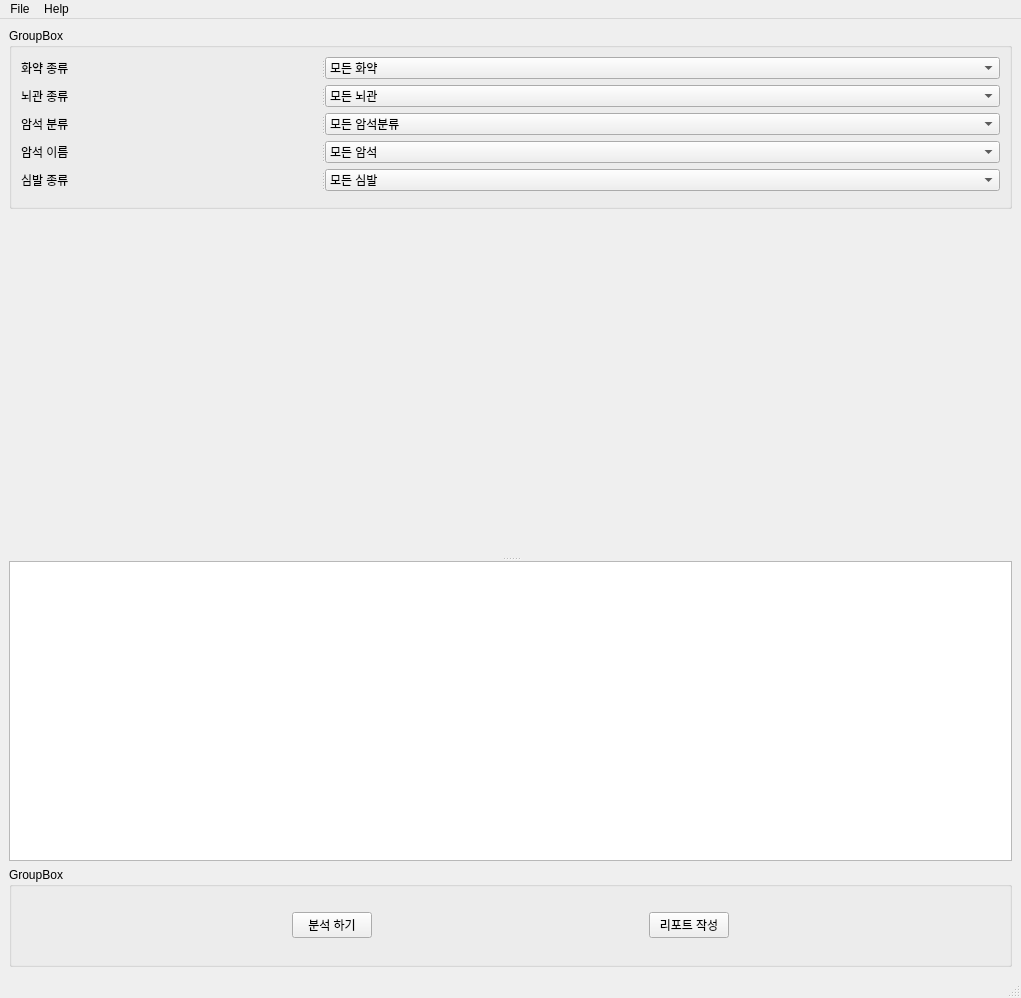
<?xml version="1.0" encoding="UTF-8"?>
<ui version="4.0">
 <class>MainWindow</class>
 <widget class="QMainWindow" name="MainWindow">
  <property name="geometry">
   <rect>
    <x>0</x>
    <y>0</y>
    <width>1021</width>
    <height>998</height>
   </rect>
  </property>
  <property name="windowTitle">
   <string>MainWindow</string>
  </property>
  <widget class="QWidget" name="centralwidget">
   <layout class="QVBoxLayout" name="verticalLayout">
    <item>
     <widget class="QGroupBox" name="groupBox">
      <property name="minimumSize">
       <size>
        <width>0</width>
        <height>160</height>
       </size>
      </property>
      <property name="maximumSize">
       <size>
        <width>16777215</width>
        <height>250</height>
       </size>
      </property>
      <property name="title">
       <string>GroupBox</string>
      </property>
      <layout class="QVBoxLayout" name="verticalLayout_2">
       <item>
        <widget class="QSplitter" name="splitter_4">
         <property name="orientation">
          <enum>Qt::Horizontal</enum>
         </property>
         <widget class="QLabel" name="label_3">
          <property name="minimumSize">
           <size>
            <width>200</width>
            <height>0</height>
           </size>
          </property>
          <property name="maximumSize">
           <size>
            <width>300</width>
            <height>16777215</height>
           </size>
          </property>
          <property name="text">
           <string>화약 종류</string>
          </property>
         </widget>
         <widget class="QComboBox" name="combo_exp">
          <property name="editable">
           <bool>false</bool>
          </property>
          <item>
           <property name="text">
            <string>모든 화약</string>
           </property>
          </item>
          <item>
           <property name="text">
            <string>에멀젼C</string>
           </property>
          </item>
          <item>
           <property name="text">
            <string>정밀폭약</string>
           </property>
          </item>
          <item>
           <property name="text">
            <string>함수폭약</string>
           </property>
          </item>
         </widget>
        </widget>
       </item>
       <item>
        <widget class="QSplitter" name="splitter_5">
         <property name="orientation">
          <enum>Qt::Horizontal</enum>
         </property>
         <widget class="QLabel" name="label_4">
          <property name="minimumSize">
           <size>
            <width>200</width>
            <height>0</height>
           </size>
          </property>
          <property name="maximumSize">
           <size>
            <width>300</width>
            <height>16777215</height>
           </size>
          </property>
          <property name="text">
           <string>뇌관 종류</string>
          </property>
         </widget>
         <widget class="QComboBox" name="combo_det">
          <property name="editable">
           <bool>false</bool>
          </property>
          <item>
           <property name="text">
            <string>모든 뇌관</string>
           </property>
          </item>
          <item>
           <property name="text">
            <string>비전기</string>
           </property>
          </item>
          <item>
           <property name="text">
            <string>전기</string>
           </property>
          </item>
          <item>
           <property name="text">
            <string>전자</string>
           </property>
          </item>
         </widget>
        </widget>
       </item>
       <item>
        <widget class="QSplitter" name="splitter_8">
         <property name="orientation">
          <enum>Qt::Horizontal</enum>
         </property>
         <widget class="QLabel" name="label_7">
          <property name="minimumSize">
           <size>
            <width>200</width>
            <height>0</height>
           </size>
          </property>
          <property name="maximumSize">
           <size>
            <width>300</width>
            <height>100</height>
           </size>
          </property>
          <property name="text">
           <string>암석 분류</string>
          </property>
         </widget>
         <widget class="QComboBox" name="combo_rot">
          <property name="maximumSize">
           <size>
            <width>16777215</width>
            <height>100</height>
           </size>
          </property>
          <property name="editable">
           <bool>false</bool>
          </property>
          <item>
           <property name="text">
            <string>모든 암석분류</string>
           </property>
          </item>
          <item>
           <property name="text">
            <string>변성암</string>
           </property>
          </item>
          <item>
           <property name="text">
            <string>퇴적암</string>
           </property>
          </item>
          <item>
           <property name="text">
            <string>화성암</string>
           </property>
          </item>
         </widget>
        </widget>
       </item>
       <item>
        <widget class="QSplitter" name="splitter_7">
         <property name="orientation">
          <enum>Qt::Horizontal</enum>
         </property>
         <widget class="QLabel" name="label">
          <property name="minimumSize">
           <size>
            <width>200</width>
            <height>0</height>
           </size>
          </property>
          <property name="maximumSize">
           <size>
            <width>300</width>
            <height>16777215</height>
           </size>
          </property>
          <property name="text">
           <string>암석 이름</string>
          </property>
         </widget>
         <widget class="QComboBox" name="combo_roc">
          <property name="editable">
           <bool>false</bool>
          </property>
          <item>
           <property name="text">
            <string>모든 암석</string>
           </property>
          </item>
          <item>
           <property name="text">
            <string>규장암</string>
           </property>
          </item>
          <item>
           <property name="text">
            <string>사암</string>
           </property>
          </item>
          <item>
           <property name="text">
            <string>석회암</string>
           </property>
          </item>
          <item>
           <property name="text">
            <string>섬록암</string>
           </property>
          </item>
          <item>
           <property name="text">
            <string>셰일</string>
           </property>
          </item>
          <item>
           <property name="text">
            <string>안산암</string>
           </property>
          </item>
          <item>
           <property name="text">
            <string>응회암</string>
           </property>
          </item>
          <item>
           <property name="text">
            <string>편마암</string>
           </property>
          </item>
          <item>
           <property name="text">
            <string>편암</string>
           </property>
          </item>
          <item>
           <property name="text">
            <string>화강반암</string>
           </property>
          </item>
          <item>
           <property name="text">
            <string>화강암</string>
           </property>
          </item>
         </widget>
        </widget>
       </item>
       <item>
        <widget class="QSplitter" name="splitter_6">
         <property name="orientation">
          <enum>Qt::Horizontal</enum>
         </property>
         <widget class="QSplitter" name="splitter_3">
          <property name="orientation">
           <enum>Qt::Horizontal</enum>
          </property>
          <widget class="QLabel" name="label_2">
           <property name="minimumSize">
            <size>
             <width>200</width>
             <height>0</height>
            </size>
           </property>
           <property name="maximumSize">
            <size>
             <width>300</width>
             <height>16777215</height>
            </size>
           </property>
           <property name="text">
            <string>심발 종류</string>
           </property>
          </widget>
          <widget class="QComboBox" name="combo_cen">
           <property name="editable">
            <bool>false</bool>
           </property>
           <item>
            <property name="text">
             <string>모든 심발</string>
            </property>
           </item>
           <item>
            <property name="text">
             <string>Cylinder-cut</string>
            </property>
           </item>
           <item>
            <property name="text">
             <string>TBM 선굴착</string>
            </property>
           </item>
           <item>
            <property name="text">
             <string>V-CUT</string>
            </property>
           </item>
           <item>
            <property name="text">
             <string>라인 드릴링</string>
            </property>
           </item>
           <item>
            <property name="text">
             <string>분착식 다단발파</string>
            </property>
           </item>
           <item>
            <property name="text">
             <string>선대구경</string>
            </property>
           </item>
           <item>
            <property name="text">
             <string>수직구</string>
            </property>
           </item>
          </widget>
         </widget>
        </widget>
       </item>
       <item>
        <widget class="QSplitter" name="splitter_2">
         <property name="orientation">
          <enum>Qt::Horizontal</enum>
         </property>
        </widget>
       </item>
      </layout>
     </widget>
    </item>
    <item>
     <widget class="QSplitter" name="splitter">
      <property name="orientation">
       <enum>Qt::Vertical</enum>
      </property>
      <widget class="QWidget" name="widget" native="true">
       <property name="cursor">
        <cursorShape>ArrowCursor</cursorShape>
       </property>
       <layout class="QVBoxLayout" name="verticalLayout_4">
        <item>
         <layout class="QVBoxLayout" name="verticalLayout_3"/>
        </item>
       </layout>
      </widget>
      <widget class="QListWidget" name="listWidget">
       <property name="minimumSize">
        <size>
         <width>0</width>
         <height>200</height>
        </size>
       </property>
       <property name="maximumSize">
        <size>
         <width>16777215</width>
         <height>300</height>
        </size>
       </property>
      </widget>
     </widget>
    </item>
    <item>
     <widget class="QGroupBox" name="groupBox_2">
      <property name="minimumSize">
       <size>
        <width>0</width>
        <height>100</height>
       </size>
      </property>
      <property name="maximumSize">
       <size>
        <width>16777215</width>
        <height>100</height>
       </size>
      </property>
      <property name="title">
       <string>GroupBox</string>
      </property>
      <layout class="QHBoxLayout" name="horizontalLayout">
       <item>
        <spacer name="horizontalSpacer">
         <property name="orientation">
          <enum>Qt::Horizontal</enum>
         </property>
         <property name="sizeHint" stdset="0">
          <size>
           <width>267</width>
           <height>20</height>
          </size>
         </property>
        </spacer>
       </item>
       <item>
        <widget class="QPushButton" name="pushButton">
         <property name="text">
          <string>분석 하기</string>
         </property>
        </widget>
       </item>
       <item>
        <spacer name="horizontalSpacer_2">
         <property name="orientation">
          <enum>Qt::Horizontal</enum>
         </property>
         <property name="sizeHint" stdset="0">
          <size>
           <width>266</width>
           <height>20</height>
          </size>
         </property>
        </spacer>
       </item>
       <item>
        <widget class="QPushButton" name="pushButton_2">
         <property name="text">
          <string>리포트 작성</string>
         </property>
        </widget>
       </item>
       <item>
        <spacer name="horizontalSpacer_3">
         <property name="orientation">
          <enum>Qt::Horizontal</enum>
         </property>
         <property name="sizeHint" stdset="0">
          <size>
           <width>267</width>
           <height>20</height>
          </size>
         </property>
        </spacer>
       </item>
      </layout>
     </widget>
    </item>
   </layout>
  </widget>
  <widget class="QMenuBar" name="menubar">
   <property name="geometry">
    <rect>
     <x>0</x>
     <y>0</y>
     <width>1021</width>
     <height>21</height>
    </rect>
   </property>
   <widget class="QMenu" name="menuFile">
    <property name="title">
     <string>File</string>
    </property>
    <addaction name="actionOpen"/>
    <addaction name="separator"/>
    <addaction name="actionExit"/>
   </widget>
   <widget class="QMenu" name="menuHelp">
    <property name="title">
     <string>Help</string>
    </property>
   </widget>
   <addaction name="menuFile"/>
   <addaction name="menuHelp"/>
  </widget>
  <widget class="QStatusBar" name="statusbar"/>
  <action name="actionExit">
   <property name="text">
    <string>Exit</string>
   </property>
  </action>
  <action name="actionOpen">
   <property name="text">
    <string>Open</string>
   </property>
  </action>
 </widget>
 <resources/>
 <connections/>
</ui>
